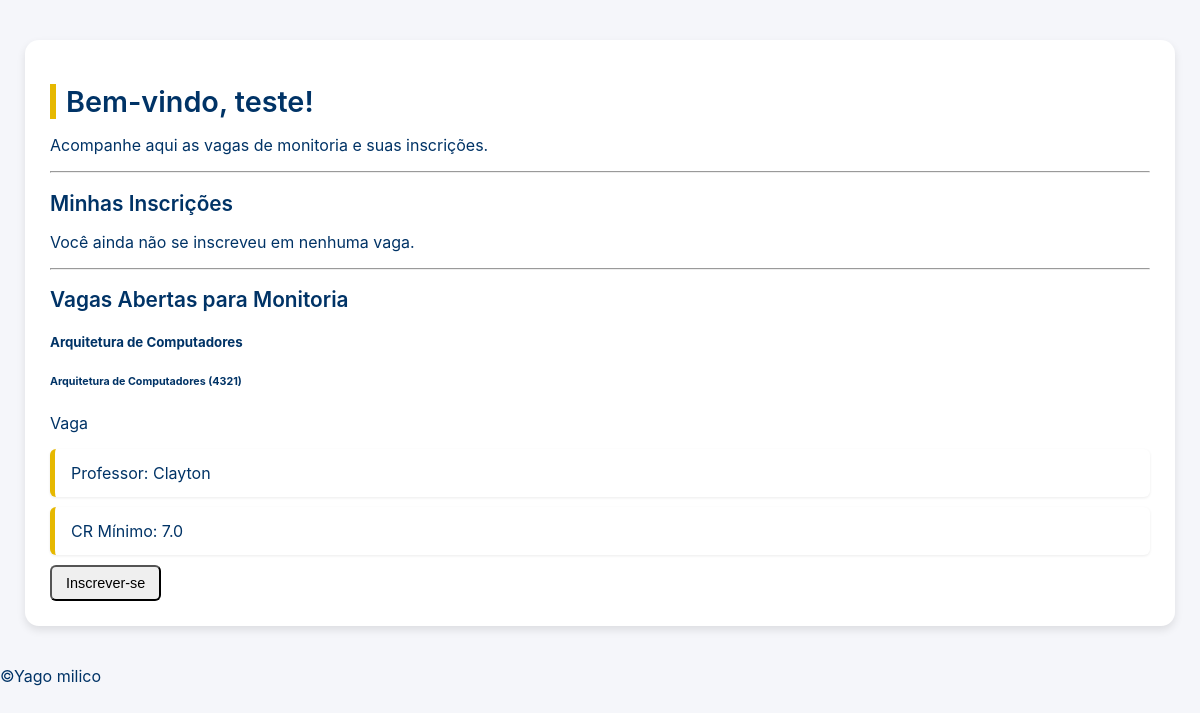
The page /dashboard/aluno/ (signed in) on the database as committed earlier.
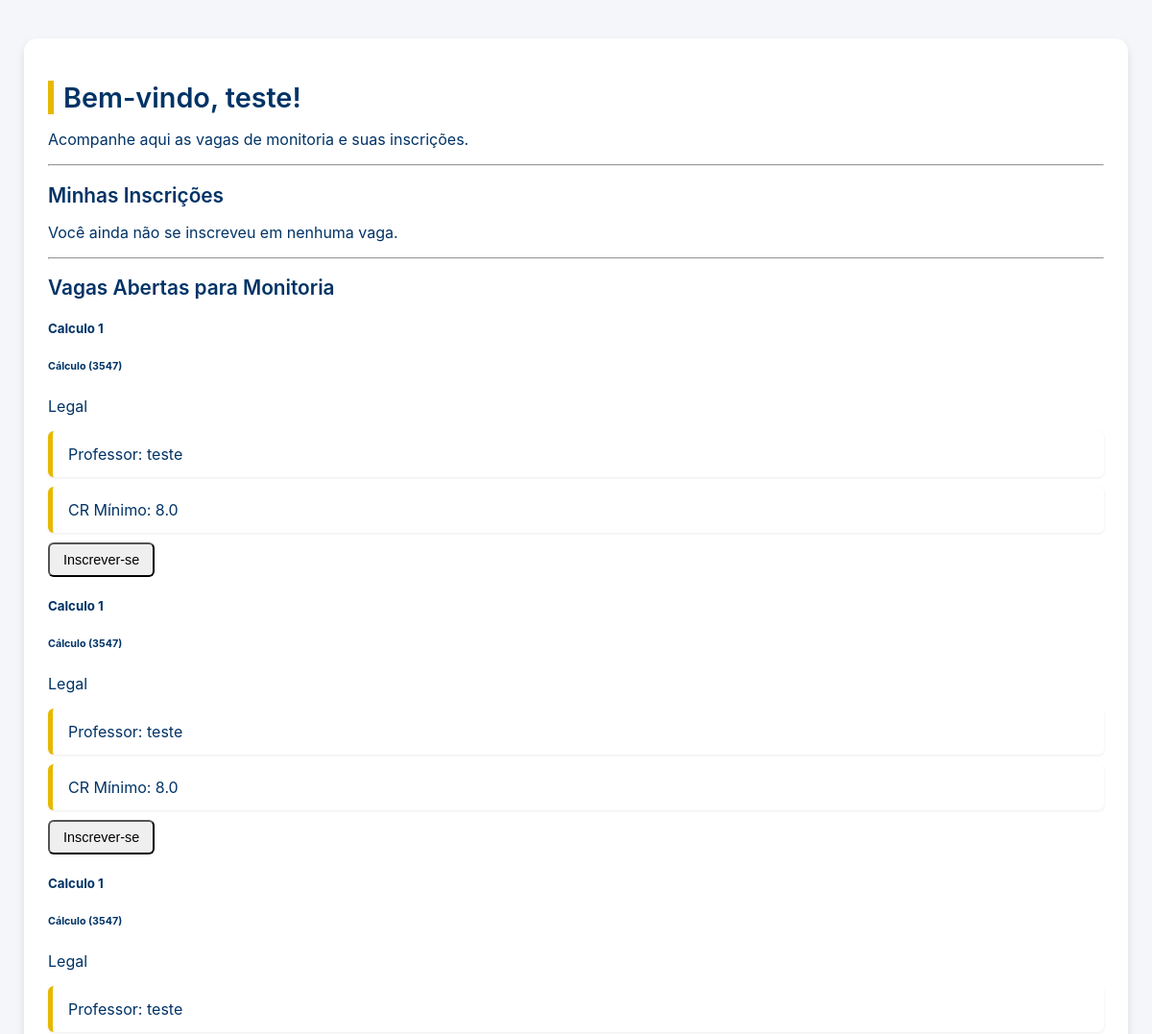
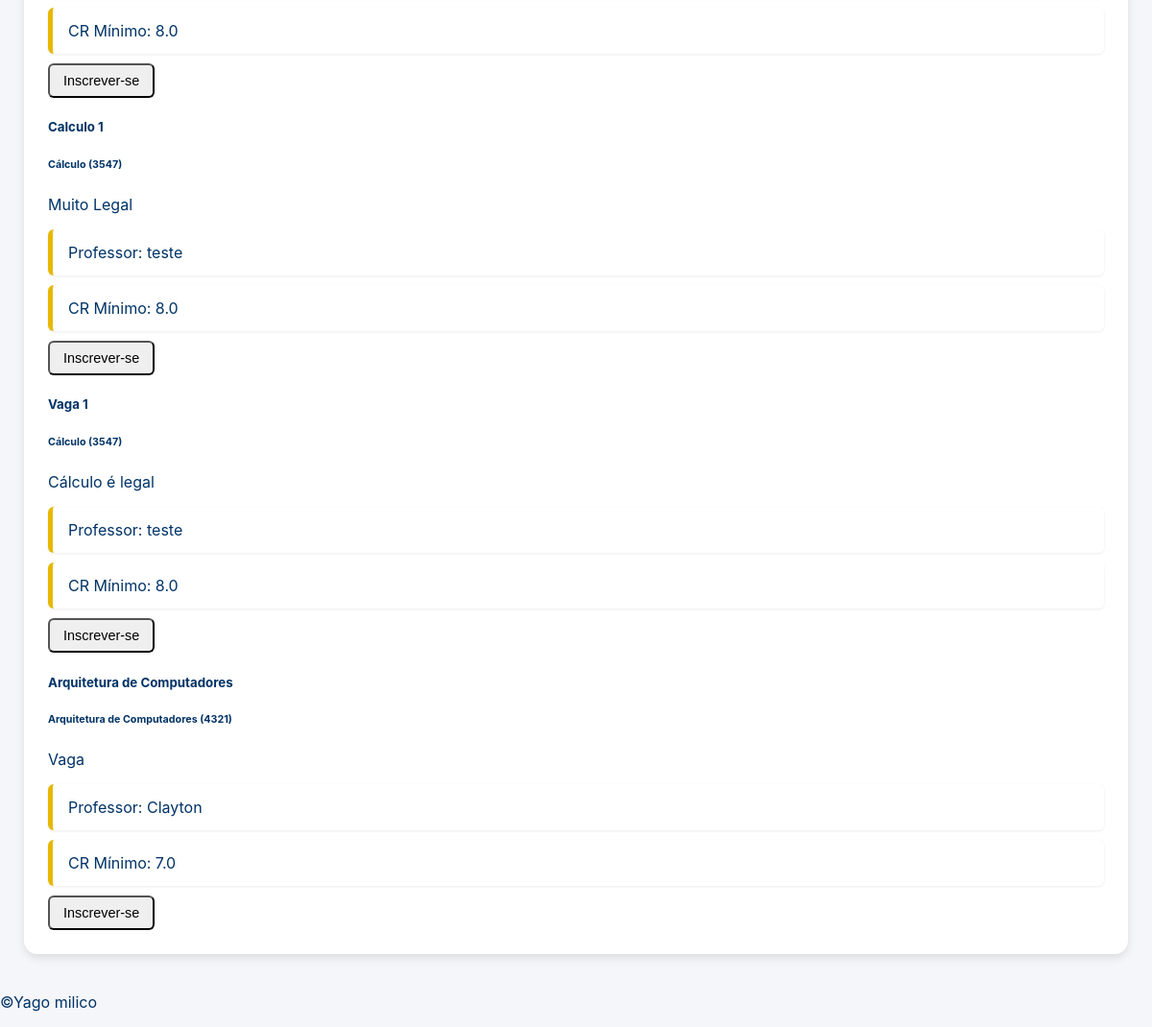
The same page on the database as committed later (2 pictures, top to bottom).
### core/models.py (models this page shows, shortened)
class Vaga(models.Model):
    nome = models.CharField(max_length=100)
    crminimo = models.FloatField()
    disciplina = models.ForeignKey(Disciplina, on_delete=models.CASCADE, related_name='vagas')
    professor = models.ForeignKey(Professor, on_delete=models.CASCADE, related_name='vagas_criadas')
    STATUS_CHOICES = (
        ('aberta', 'Aberta'),
        ('fechada', 'Fechada'),
    )
    statusvaga = models.CharField(max_length=20, choices=STATUS_CHOICES, default='aberta')
    descricao = models.TextField(blank=True) # Adicionei descrição

class Disciplina(models.Model):
    nome = models.CharField(max_length=100)
    codigo = models.CharField(max_length=20, unique=True)
    professor = models.ForeignKey(Professor, on_delete=models.SET_NULL, null=True, related_name='disciplinas')
    cargaHoraria = models.IntegerField()
    ementa = models.TextField(blank=True)

class Professor(models.Model):
    user = models.OneToOneField(User, on_delete=models.CASCADE, related_name='professor_profile')
    cpf = models.CharField(max_length=14, unique=True)
    telefone = models.CharField(max_length=15, blank=True) # 'blank=True' = Opcional

### core/views.py (the view)
# urls.py: path('dashboard/aluno/', views.dashboard_aluno, name='dashboard_aluno'),
@login_required
def dashboard_aluno(request):
    vagas_abertas = Vaga.objects.filter(statusvaga='aberta').order_by('-id')
    minhas_candidaturas = []
    if hasattr(request.user, 'aluno_profile'):
        minhas_candidaturas = Candidatura.objects.filter(aluno=request.user.aluno_profile).order_by('-data_candidatura')
    contexto = {
        'usuario': request.user,
        'vagas_abertas': vagas_abertas,
        'minhas_candidaturas': minhas_candidaturas
    }
    return render(request, 'alunodashboard.html', contexto)

### templates/alunodashboard.html (shortened to what this page needs)
{% extends "base.html" %}
{% load static %}
{% block extra_css %}
  <link rel="stylesheet" href="{% static 'alunodashboard.css' %}">
{% endblock %}
{% block content %}
<div class="container mt-4">
  <h1>Bem-vindo, {{ usuario.get_full_name|default:usuario.username }}!</h1>
  <p>Acompanhe aqui as vagas de monitoria e suas inscrições.</p>
  <hr>
  <section class="minhas-inscricoes mb-5">
    <h2>Minhas Inscrições</h2>
    {% if minhas_candidaturas %}
      <div class="list-group">
        {% for inscricao in minhas_candidaturas %}
          <div class="list-group-item d-flex justify-content-between align-items-center">
            <div>
              <h5 class="mb-1">{{ inscricao.vaga.nome }}</h5>
              <small>Disciplina: {{ inscricao.vaga.disciplina.nome }}</small>
            </div>
            <span class="badge
              {% if inscricao.status == 'pendente' %} bg-warning text-dark
              {% elif inscricao.status == 'aprovada' %} bg-success
              {% elif inscricao.status == 'rejeitada' %} bg-danger
              {% endif %}
              p-2" style="font-size: 0.9rem;">
              {{ inscricao.get_status_display }}
            </span>
          </div>
        {% endfor %}
      </div>
    {% else %}
      <p>Você ainda não se inscreveu em nenhuma vaga.</p>
    {% endif %}
  </section>
  <hr>
  <section class="vagas-abertas">
    <h2>Vagas Abertas para Monitoria</h2>
    {% if vagas_abertas %}
      <div class="row">
        {% for vaga in vagas_abertas %}
          <div class="col-md-6 mb-3">
            <div class="card shadow-sm">
              <div class="card-body">
                <h5 class="card-title">{{ vaga.nome }}</h5>
                <h6 class="card-subtitle mb-2 text-muted">
                  {{ vaga.disciplina.nome }} ({{ vaga.disciplina.codigo }})
                </h6>
                <p class="card-text">{{ vaga.descricao|truncatewords:25 }}</p>
                <ul class="list-group list-group-flush mb-3">
                  <li class="list-group-item py-1 px-0">Professor: {{ vaga.professor.user.get_full_name|default:vaga.professor.user.username }}</li>
                  <li class="list-group-item py-1 px-0">CR Mínimo: {{ vaga.crminimo|default:"N/A" }}</li>
                </ul>
                <form action="{% url 'inscrever_vaga' %}" method="POST">
                  <button type="submit" class="btn btn-success w-100">
                    Inscrever-se
                  </button>
                </form>
              </div>
            </div>
          </div>
        {% endfor %}
      </div>
    {% else %}
      <p>Nenhuma vaga aberta no momento.</p>
    {% endif %}
  </section>
</div>
{% endblock %}

Rows that differ between the two databases and show on the page:
added Vaga: nome "Calculo 1", disciplina.nome "Cálculo", disciplina.codigo "3547", descricao "Legal", professor.user.get_full_name "teste", crminimo "8.0"
added Vaga: nome "Calculo 1", disciplina.nome "Cálculo", disciplina.codigo "3547", descricao "Legal", professor.user.get_full_name "teste", crminimo "8.0"
added Vaga: nome "Calculo 1", disciplina.nome "Cálculo", disciplina.codigo "3547", descricao "Legal", professor.user.get_full_name "teste", crminimo "8.0"
added Vaga: nome "Calculo 1", disciplina.nome "Cálculo", disciplina.codigo "3547", descricao "Muito Legal", professor.user.get_full_name "teste", crminimo "8.0"
added Vaga: nome "Vaga 1", disciplina.nome "Cálculo", disciplina.codigo "3547", descricao "Cálculo é legal", professor.user.get_full_name "teste", crminimo "8.0"
